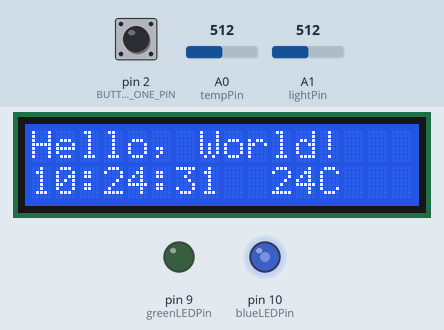
Recording of a sketch running on a simulated Arduino Uno, built with avr-gcc and run on an emulated ATmega328P. Shown: 16×2 character LCD, output pins drawn as LEDs (lit = HIGH). Inputs (shaded band) come from the test bench; at power-on: A1 (lightPin) = 512, A0 (tempPin) = 512, pin 2 (BUTTON_ONE_PIN) LOW. The local clock reads 2024-03-15 10:24:30 at power-on unless the sketch sets it; what the sketch prints to the serial monitor is not drawn.

Above: at 1.2 s.
1.3 s: A1 (lightPin) set to 522
At 2.8 s:
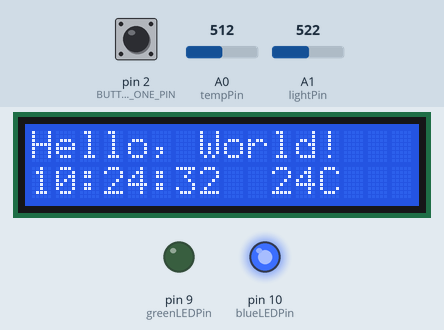
4.3 s: A0 (tempPin) set to 0
At 5.8 s:
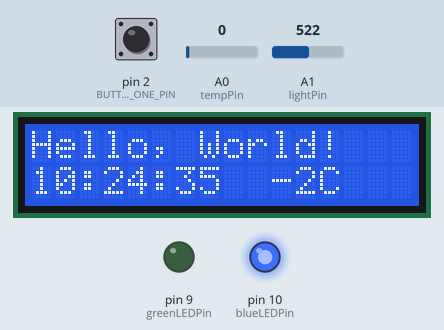
13.5 s: A1 (lightPin) set to 122
At 15.8 s:
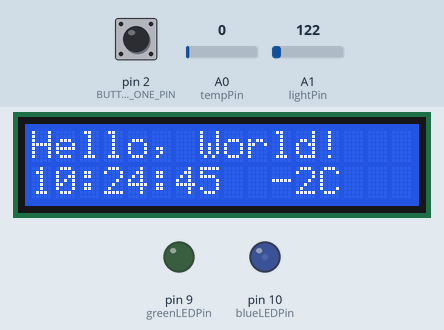
16.5 s: A0 (tempPin) set to 20
At 17.8 s:
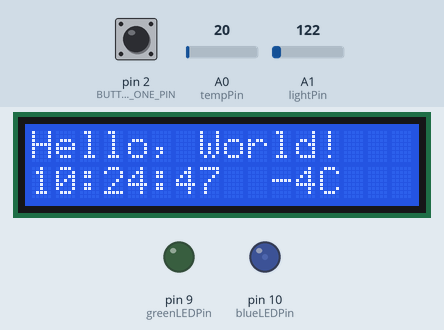
Timing chart, 0 to 19.5 s (numbered marks = the images above; inputs shaded):
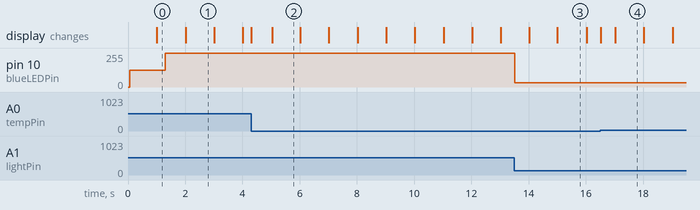

The sketch:

prototype.ino
```cpp
// include the library code:
#include <LiquidCrystal_74HC595.h>

// - Original code from the tutorial
// initialize the library with the numbers of the interface pins
// LiquidCrystal lcd(7, 8, 9, 10, 11, 12);
//
// - New code to support LiquidCrystal with 74HC595
LiquidCrystal_74HC595 lcd(11, 13, 12, 1, 3, 4, 5, 6, 7);

// Clock
#include <Wire.h>
#include <DS3231.h>

DS3231 clock;
RTCDateTime dt;

// Temperature
int tempPin = 0; // Analog 0

// Buttons
#include <AceButton.h>

using namespace ace_button;

#define BUTTON_ONE_PIN 2
#define BUTTON_TWO_PIN 3
#define BUTTON_THREE_PIN 4
#define BUTTON_FOUR_PIN 5

AceButton buttonOne(new ButtonConfig());
AceButton buttonTwo(new ButtonConfig());
AceButton buttonThree(new ButtonConfig());
AceButton buttonFour(new ButtonConfig());

// Buttons
void setupButtons();
void setButtonConfig(ButtonConfig* buttonConfig, ButtonConfig::EventHandler eventHandler);

void handleButtonOneEvent(AceButton*, uint8_t, uint8_t);
void handleButtonTwoEvent(AceButton*, uint8_t, uint8_t);
void handleButtonThreeEvent(AceButton*, uint8_t, uint8_t);
void handleButtonFourEvent(AceButton*, uint8_t, uint8_t);

// Photocell
const int lightPin = A1;

// Led
const int greenLEDPin = 9;
const int redLEDPin = 6;
const int blueLEDPin = 10;

// Color
int red = 0;
int green = 0;
int blue = 255;

//-----------------------------------------------------
// Function Declarations
//-----------------------------------------------------

// LCD utilities
void lcd_print_time(int col, int row, int hour);
void lcd_print_hour(int col, int row, int hour);

void setup()
{
  Serial.begin(9600);

  // set up the LCD's number of columns and rows:
  lcd.begin(16, 2);
  // Print a message to the LCD.
  lcd.print("Hello, World!");

  Serial.println("Initialize RTC module");

  // Initialize DS3231
  clock.begin();

  setupButtons();

  // Manual (YYYY, MM, DD, HH, II, SS
  // clock.setDateTime(2016, 12, 9, 11, 46, 00);

  // Send sketch compiling time to Arduino
  // clock.setDateTime(__DATE__, __TIME__);

  pinMode(greenLEDPin,OUTPUT);
  pinMode(redLEDPin,OUTPUT);
  pinMode(blueLEDPin,OUTPUT);

  analogWrite(redLEDPin, red);
  analogWrite(greenLEDPin, green);
  analogWrite(blueLEDPin, blue);

}

void loop()
{
  int tempReading = analogRead(tempPin);
  // This is OK
  double tempK = log(10000.0 * ((1024.0 / tempReading - 1)));
  tempK = 1 / (0.001129148 + (0.000234125 + (0.0000000876741 * tempK * tempK )) * tempK );       //  Temp Kelvin
  float tempC = tempK - 273.15;            // Convert Kelvin to Celcius
  float tempF = (tempC * 9.0)/ 5.0 + 32.0; // Convert Celcius to Fahrenheit

  dt = clock.getDateTime();
  // For leading zero look to DS3231_dateformat example

  // set the cursor to column 0, line 1
  // (note: line 1 is the second row, since counting begins with 0):
  lcd_print_hour(0,1,dt.hour);
  lcd.setCursor(2,1);
  lcd.print(':');
  lcd_print_time(3,1,dt.minute);
  lcd.setCursor(5,1);
  lcd.print(':');
  lcd_print_time(6,1, dt.second);

  lcd.setCursor(10, 1);
  lcd.print((int)tempC);
  lcd.setCursor(12, 1);
  lcd.print('C');
  // To erase the space
  lcd.print(' ');

  int reading  = analogRead(lightPin);
  int scale = 1024 / reading;

  analogWrite(redLEDPin, red / scale);
  analogWrite(greenLEDPin, green / scale);
  analogWrite(blueLEDPin, blue / scale);


  buttonOne.check();
  buttonTwo.check();
  buttonThree.check();
  buttonFour.check();

  delay(2);
}

/**
 * Setup Event Handlers of a Button
 * @param buttonConfig
 * @param eventHandler
 */
void setButtonConfig(ButtonConfig* buttonConfig, ButtonConfig::EventHandler eventHandler) {
    buttonConfig->setEventHandler(eventHandler);
    buttonConfig->setFeature(ButtonConfig::kFeatureClick);
    buttonConfig->setFeature(ButtonConfig::kFeatureDoubleClick);
    buttonConfig->setFeature(ButtonConfig::kFeatureLongPress);
    // buttonConfig->setFeature(ButtonConfig::kFeatureRepeatPress);
}

/**
 * Setup all four Buttons.
 */
void setupButtons() {
    pinMode(BUTTON_ONE_PIN, INPUT);
    buttonOne.init(BUTTON_ONE_PIN, LOW);

    pinMode(BUTTON_TWO_PIN, INPUT);
    buttonTwo.init(BUTTON_TWO_PIN, LOW);

    pinMode(BUTTON_THREE_PIN, INPUT);
    buttonThree.init(BUTTON_THREE_PIN, LOW);

    pinMode(BUTTON_FOUR_PIN, INPUT);
    buttonFour.init(BUTTON_FOUR_PIN, LOW);

    setButtonConfig(buttonOne.getButtonConfig(), handleButtonOneEvent);
    setButtonConfig(buttonTwo.getButtonConfig(), handleButtonTwoEvent);
    setButtonConfig(buttonThree.getButtonConfig(), handleButtonThreeEvent);
    setButtonConfig(buttonFour.getButtonConfig(), handleButtonFourEvent);
}

/**
 * Handle clicks of 1. button from left.
 * @param button
 * @param eventType
 * @param buttonState
 */
void handleButtonOneEvent(AceButton* button, uint8_t eventType,
                           uint8_t buttonState) {
    switch (eventType) {
        case AceButton::kEventClicked:
            Serial.println("Button One Clicked");
            break;
        case AceButton::kEventDoubleClicked:
            Serial.println("Button One Double clicked");
            break;
        case AceButton::kEventLongPressed:
            Serial.println("Button One Long Press");
            break;
    }
}

/**
 * Handle clicks of 2. button from left.
 * @param button
 * @param eventType
 * @param buttonState
 */
void handleButtonTwoEvent(AceButton* button, uint8_t eventType,
                           uint8_t buttonState) {
    switch (eventType) {
        case AceButton::kEventClicked:
            Serial.println("Button Two Clicked");
            break;
        case AceButton::kEventDoubleClicked:
            Serial.println("Button Two Double clicked");
            break;
        case AceButton::kEventLongPressed:
            Serial.println("Button Two Long Press");
            break;
    }
}

/**
 * Handle clicks of 3. button from left.
 * @param button
 * @param eventType
 * @param buttonState
 */
void handleButtonThreeEvent(AceButton* button, uint8_t eventType,
                           uint8_t buttonState) {
    switch (eventType) {
        case AceButton::kEventClicked:
            Serial.println("Button Three Clicked");
            break;
        case AceButton::kEventDoubleClicked:
            Serial.println("Button Three Double clicked");
            break;
        case AceButton::kEventLongPressed:
            Serial.println("Button Three Long Press");
            break;
    }
}

/**
 * Handle clicks of 4. button from left.
 * @param button
 * @param eventType
 * @param buttonState
 */
void handleButtonFourEvent(AceButton* button, uint8_t eventType,
                           uint8_t buttonState) {
    switch (eventType) {
        case AceButton::kEventClicked:
            Serial.println("Button Four Clicked");
            break;
        case AceButton::kEventDoubleClicked:
            Serial.println("Button Four Double clicked");
            break;
        case AceButton::kEventLongPressed:
            Serial.println("Button Four Long Press");
            break;
    }
}

void lcd_print_hour(int col, int row, int hour) {
  lcd.setCursor(col, row);
  if (hour < 10) {
    lcd.print(' ');
    lcd.setCursor(col+1, row);
  }
  lcd.print(hour);
}

void lcd_print_time(int col, int row, int hour) {
  lcd.setCursor(col, row);
  if (hour < 10) {
    lcd.print('0');
    lcd.setCursor(col+1, row);
  }
  lcd.print(hour);
}
```

Measured:
- the behaviour switches between 512 and 513 on A1 (lightPin) (found by bisection; images 0 and 1)
- after the input at 1.3 s, pin 10 (blueLEDPin): 127/255 → 255/255 at once
- after the input at 13.5 s, pin 10 (blueLEDPin): 255/255 → 31/255 at once
- what the display in image 1 shows lasts 1.0 s, from 2.0 s to 3.0 s
